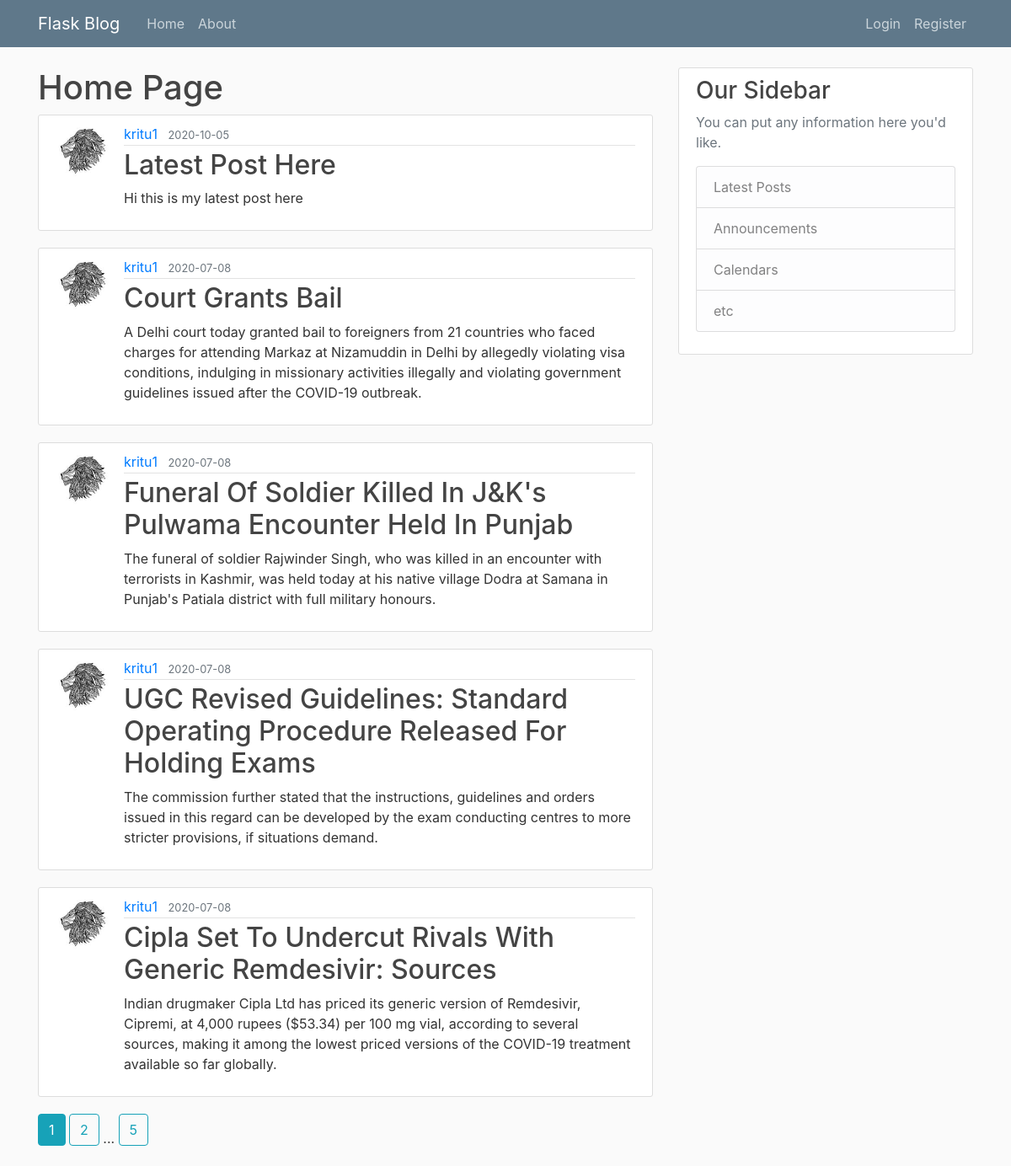
The page /home on the database its author committed.
### flaskblog/models.py (models this page shows, shortened)
class Post(db.Model):
    id = db.Column(db.Integer, primary_key = True)
    title = db.Column(db.String(100), nullable = False)
    date_posted = db.Column(db.DateTime, nullable= False, default = datetime.utcnow)
    content = db.Column(db.Text, nullable=False)
    user_id = db.Column(db.Integer, db.ForeignKey('user.id'), nullable=False)

class User(db.Model, UserMixin):
    id = db.Column(db.Integer, primary_key = True)
    username = db.Column(db.String(20), unique = True, nullable = False)
    email = db.Column(db.String(120), unique = True, nullable = False)
    image_file = db.Column(db.String(20), nullable = False, default = 'default.jpg')
    password = db.Column(db.String(60), nullable = False)
    posts = db.relationship('Post', backref='author', lazy=True)

### flaskblog/main/routes.py (the view)
@main.route('/')
@main.route('/home')
def nav_home():
    page = request.args.get('page', 1, type=int)
    posts = Post.query.order_by(Post.date_posted.desc()).paginate(page=page, per_page=5)
    return render_template('home.html', posts=posts)

### flaskblog/templates/home.html
{% extends "layout.html" %}
{% block content %}
    <h1>Home Page</h1>
    {% for post in posts.items %}
        <article class="media content-section">
            <img class="rounded-circle article-img" src="{{ url_for('static', filename='profile_pics/' + post.author.image_file) }}" alt="">
            <div class="media-body">
            <div class="article-metadata">
                <a class="mr-2" href="{{ url_for('users.user_post', username=post.author.username) }}">{{ post.author.username }}</a>
                <small class="text-muted">{{ post.date_posted.strftime('%Y-%m-%d') }}</small>
            </div>
            <h2><a class="article-title" href="{{ url_for('posts.post', post_id = post.id) }}">{{ post.title }}</a></h2>
            <p class="article-content">{{ post.content }}</p>
            </div>
        </article>
    {% endfor %}
    {% for page_num in posts.iter_pages(left_edge=1, right_edge=1, left_current=1, right_current=2) %}
        {% if page_num %}
            {% if posts.page == page_num %}
                <a class="btn btn-info mb-4" href="{{ url_for('main.nav_home', page=page_num) }}">{{ page_num }}</a>
            {% else %}
                <a class="btn btn-outline-info mb-4" href="{{ url_for('main.nav_home', page=page_num) }}">{{ page_num }}</a>
            {% endif %}
        {% else %}
            ...
        {% endif %}
    {% endfor %}
{% endblock content %}

### flaskblog/templates/layout.html (shortened to what this page needs)
<!DOCTYPE html>
<html lang="en">
<head>
    <link rel="stylesheet" href="https://stackpath.bootstrapcdn.com/bootstrap/4.5.0/css/bootstrap.min.css">
    <link rel="stylesheet" type="text/css" href="{{ url_for('static', filename='main.css') }}">
</head>
<body>
    <header class="site-header">
        <nav class="navbar navbar-expand-md navbar-dark bg-steel fixed-top">
          <div class="container">
            <a class="navbar-brand mr-4" href="/">Flask Blog</a>
            <div class="collapse navbar-collapse" id="navbarToggle">
              <div class="navbar-nav mr-auto">
                <a class="nav-item nav-link" href="{{ url_for('main.nav_home') }}">Home</a>
                <a class="nav-item nav-link" href="{{ url_for('main.nav_about') }}">About</a>
              </div>
              <div class="navbar-nav">
                {% if current_user.is_authenticated %}
                  <a class="nav-item nav-link" href="{{ url_for('posts.new_post') }}">New Post</a>
                  <a class="nav-item nav-link" href="{{ url_for('users.account') }}">Account</a>
                  <a class="nav-item nav-link" href="{{ url_for('users.logout') }}">Logout</a>
                {% else %}
                  <a class="nav-item nav-link" href="{{ url_for('users.login') }}">Login</a>
                  <a class="nav-item nav-link" href="{{ url_for('users.register') }}">Register</a>
                {% endif %}
              </div>
            </div>
          </div>
        </nav>
    </header>
    <main role="main" class="container">
        <div class="row">
          <div class="col-md-8">
            {% block content %}{% endblock %}
          </div>
          <div class="col-md-4">
            <div class="content-section">
              <h3>Our Sidebar</h3>
              <p class='text-muted'>You can put any information here you'd like.
                <ul class="list-group">
                  <li class="list-group-item list-group-item-light">Latest Posts</li>
                  <li class="list-group-item list-group-item-light">Announcements</li>
                  <li class="list-group-item list-group-item-light">Calendars</li>
                  <li class="list-group-item list-group-item-light">etc</li>
                </ul>
              </p>
            </div>
          </div>
        </div>
    </main>
</body>
</html>

### flaskblog/static/main.css (style rules this page uses)
body { background: #fafafa; color: #333333; margin-top: 5rem; }
h1, h2, h3, h4, h5, h6 { color: #444444; }
.bg-steel { background-color: #5f788a; }
.site-header .navbar-nav .nav-link { color: #cbd5db; }
.content-section { background: #ffffff; padding: 10px 20px; border: 1px solid #dddddd; border-radius: 3px; margin-bottom: 20px; }
.article-title { color: #444444; }
.article-content { white-space: pre-line; }
.article-img { height: 65px; width: 65px; margin-right: 16px; }
.article-metadata { padding-bottom: 1px; margin-bottom: 4px; border-bottom: 1px solid #e3e3e3 }

### rows shown on the page
Post: image_file (picture), author.username "kritu1", date_posted "2020-10-05", title "Latest Post Here", content "Hi this is my latest post here"
Post: image_file (picture), author.username "kritu1", date_posted "2020-07-08", title "Court Grants Bail", content "A Delhi court today granted bail to foreigners from 21 countries who faced charges for attending Markaz at Nizamuddin in Delhi by allegedly violating visa conditions, indulging in missionary activities illegally and violating government guidelines issued after the COVID-19 outbreak."
Post: image_file (picture), author.username "kritu1", date_posted "2020-07-08", title "Funeral Of Soldier Killed In J&K's Pulwama Encounter Held In Punjab", content "The funeral of soldier Rajwinder Singh, who was killed in an encounter with terrorists in Kashmir, was held today at his native village Dodra at Samana in Punjab's Patiala district with full military honours."
Post: image_file (picture), author.username "kritu1", date_posted "2020-07-08", title "UGC Revised Guidelines: Standard Operating Procedure Released For Holding Exams", content "The commission further stated that the instructions, guidelines and orders issued in this regard can be developed by the exam conducting centres to more stricter provisions, if situations demand."
Post: image_file (picture), author.username "kritu1", date_posted "2020-07-08", title "Cipla Set To Undercut Rivals With Generic Remdesivir: Sources", content "Indian drugmaker Cipla Ltd has priced its generic version of Remdesivir, Cipremi, at 4,000 rupees ($53.34) per 100 mg vial, according to several sources, making it among the lowest priced versions of the COVID-19 treatment available so far globally."

### other values the page prints
{{ page_num }} "1"
{{ page_num }} "2" "5"
